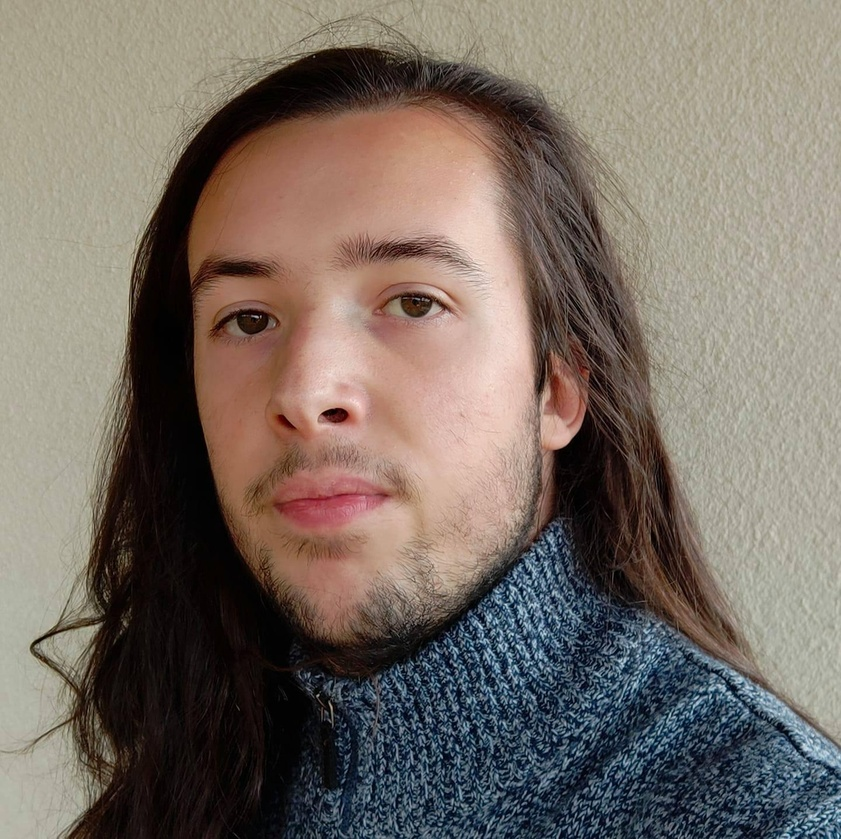
#> input picture python-flask-server/propic.jpg, 841 x 839 px, shrunk from 1440 x 1435 before the run
$ python main.py
#> lines starting #> are read from the running program, lines starting #| are printed output that depends on the picture; after the words box and inside, x2 and y2 are one past the last pixel; in counts of white or black regions, pixels touching at a corner belong together
import cv2

face_cascade = cv2.CascadeClassifier('haarcascade_frontalface_default.xml')

img = cv2.imread('propic.jpg')
#> img is the input picture: shape (839, 841, 3); mean B, G, R 100.9, 109.8, 120.6

gray = cv2.cvtColor(img,cv2.COLOR_BGR2GRAY)
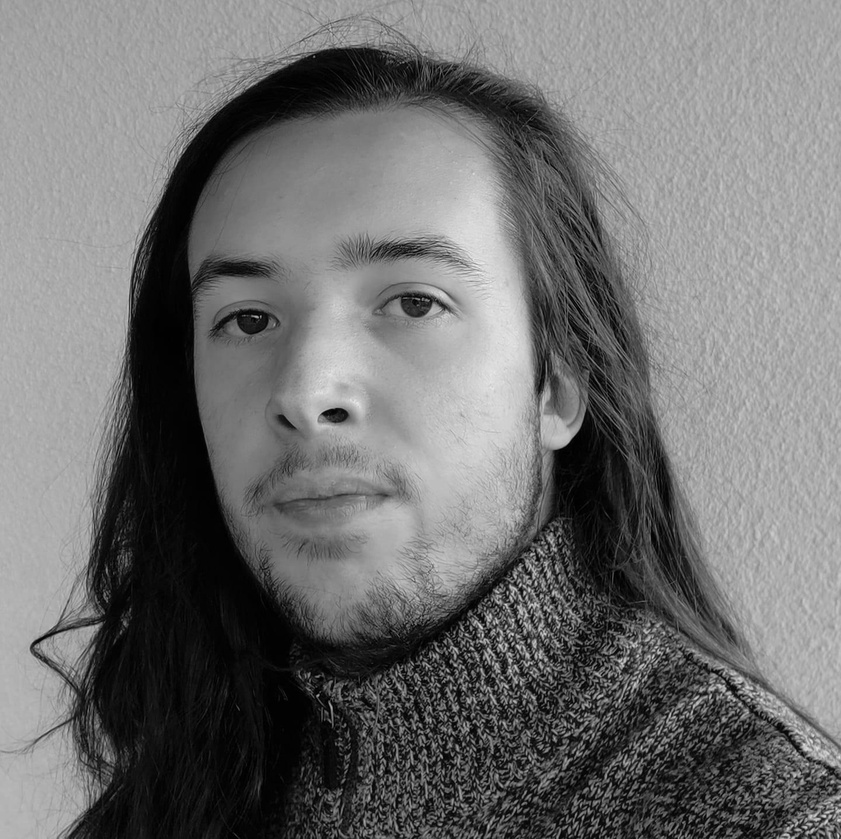
#> gray: shape (839, 841); min 0, max 241, mean 112

faces = face_cascade.detectMultiScale(gray,1.1,4)
#> faces = [[111, 133, 456, 456]]

images = []

i=0

for (x, y, w, h) in faces:
    images.append(img[x:(x+w),y:(y+h)])
    cv2.rectangle(img, (x, y), (x+w, y+h), (255, 0, 0), 2)
    cv2.imshow('crop', images[i])
    cv2.waitKey()
    i+=1
#> this loop made 1 pass
#> (x, y, w, h, i) on pass 1: (111, 133, 456, 456, 1)
#> pass 1, `cv2.imshow('crop', images[i])`:
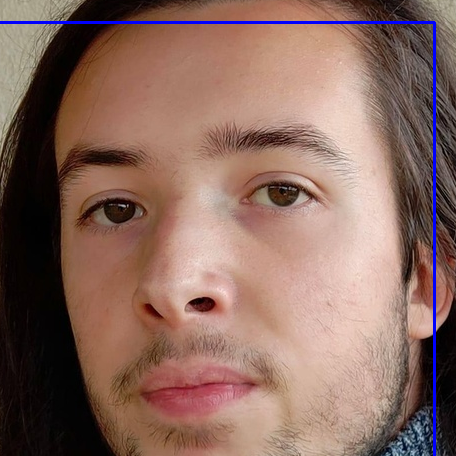
#> window 'crop': shape (456, 456, 3); mean B, G, R 94.9, 105.1, 137
#> after the loop:
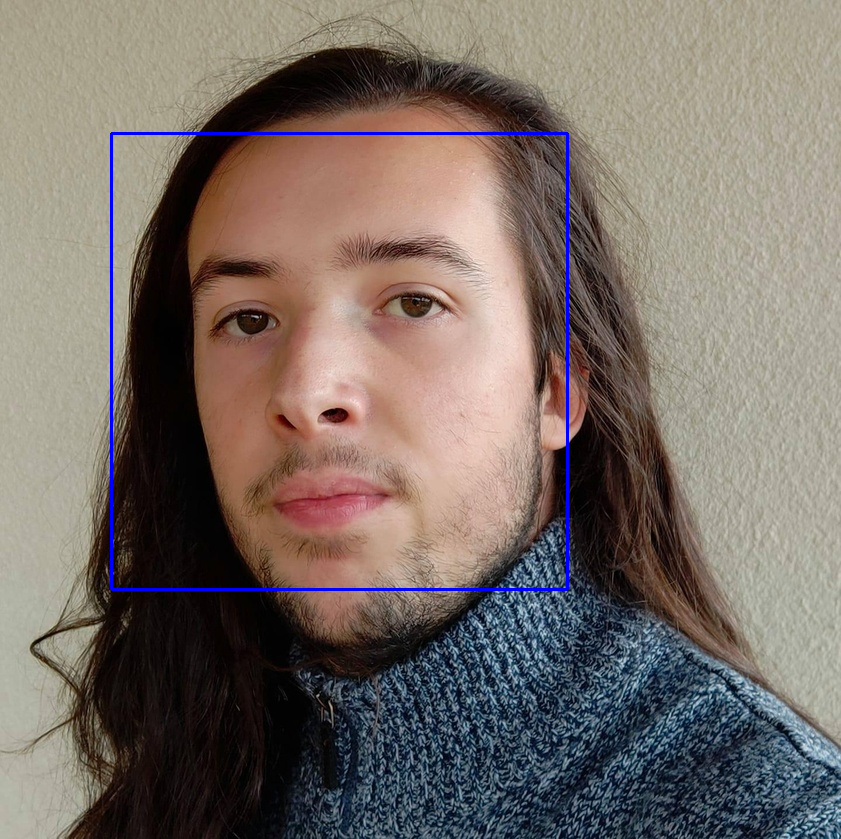
#> img: shape (839, 841, 3); 0.77% of pixels changed, all inside (x1, y1, x2, y2) = (110, 132, 569, 591)
#> after the loop, i = 1; images = 1 item
